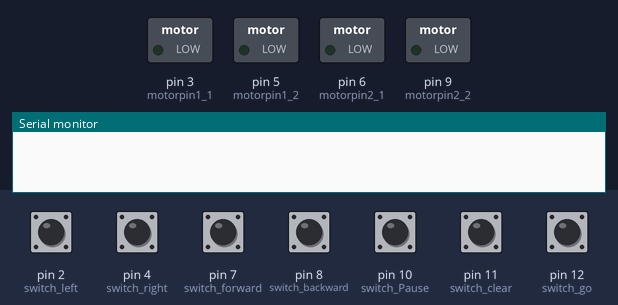
Bench run of a sketch on a simulated Arduino Uno, built with avr-gcc and run on an emulated ATmega328P. On the bench: switched loads named in the sketch (green lamp = pin HIGH), the last lines printed to the serial monitor. The test bench sets the inputs (shaded band); at power-on: pin 2 (switch_left), pin 4 (switch_right), pin 7 (switch_forward), pin 8 (switch_backward), pin 11 (switch_clear), pin 12 (switch_go) HIGH, pin 10 (switch_Pause) LOW.

Above: at 1.3 s.
1.4 s: pin 2 (switch_left) pulled LOW for 0.3 s
3.2 s: pin 12 (switch_go) pulled LOW for 0.3 s
At 3.6 s:
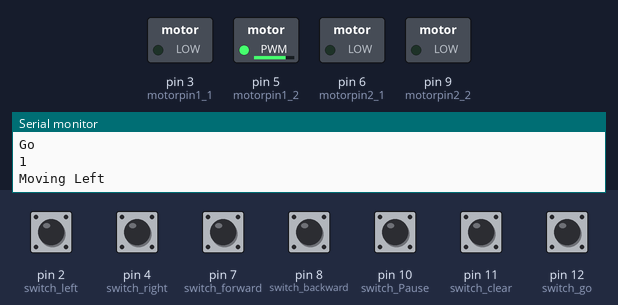
6.2 s: pin 4 (switch_right) pulled LOW for 0.3 s
8.0 s: pin 12 (switch_go) pulled LOW for 1 s
At 11.0 s:
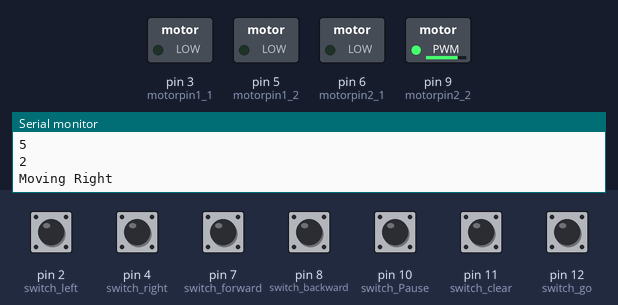
12.0 s: pin 7 (switch_forward) pulled LOW for 0.3 s
13.8 s: pin 12 (switch_go) pulled LOW for 0.3 s
At 18.3 s:
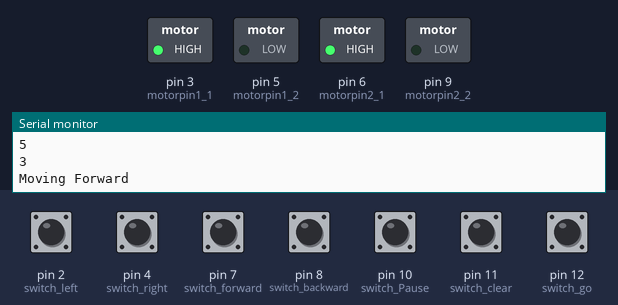
Timing chart, 0 to 20.0 s (numbered marks = the images above; inputs shaded):
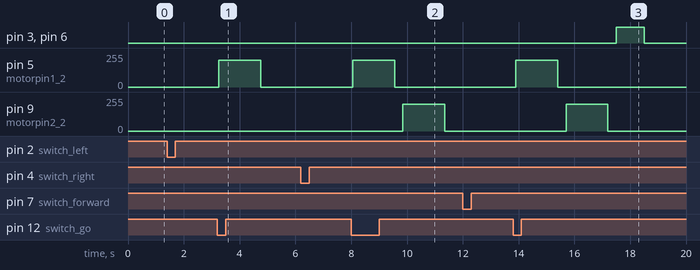

Measured:
- after the input at 3.2 s, pin 5 (motorpin1_2): 0/255 → 200/255 after 0.05 s, → 0/255 1.5 s later
- after the input at 8.0 s, pin 5 (motorpin1_2): 0/255 → 200/255 after 0.05 s, → 0/255 1.5 s later; pin 9 (motorpin2_2): 0/255 → 200/255 after 1.9 s, → 0/255 1.5 s later
- after the input at 13.8 s, pin 3 (motorpin1_1), pin 6 (motorpin2_1): LOW → HIGH after 3.7 s, → LOW 1.0 s later; pin 5 (motorpin1_2): 0/255 → 200/255 after 0.10 s, → 0/255 1.5 s later; pin 9 (motorpin2_2): 0/255 → 200/255 after 1.9 s, → 0/255 1.5 s later

The sketch:

beebot_robospecies.ino
```cpp
/**********************
 *declare DC motor pins
 **********************/
int motorpin1_1 = 3;
int motorpin1_2 = 5;
int motorpin2_1 = 6;
int motorpin2_2 = 9;
/**********************
 * declare switches
 **********************/
int switch_left = 2;
int switch_right = 4;
int switch_forward = 7;
int switch_backward = 8;
int switch_go = 12;
int switch_Pause = 10;
int switch_clear = 11;

/***************************
 * declare global variables
 **************************/
 bool goRight = 0;
 bool goLeft = 0;
 bool goForward = 0;
 bool goBackward = 0;
 bool LeftStep = 0;
 bool RightStep = 0;
 bool ForwardStep = 0;
 bool ReverseStep = 0;
 bool GoStep = 0;
 bool PauseStep = 0;
 bool ClearStep = 0;
 bool motionFlag = 0;
 int Left_Count = 0;
 long int priorityValue[50];
 int i = 0;
 int switchFlag = 0;
 int steps = 0;
/***************
 * servo motor library call
 **************/

long int switchValue = 0;
/********************
 * function void setup
 * All the declaration and pin defination is done in this
 *******************/
void setup()
{
  Serial.begin(9600);
  pinMode(motorpin1_1,OUTPUT);
  pinMode(motorpin1_2,OUTPUT);
  pinMode(motorpin2_1,OUTPUT);
  pinMode(motorpin2_2,OUTPUT);

  pinMode(switch_left,INPUT);
  pinMode(switch_right,INPUT);
  pinMode(switch_forward,INPUT);
  pinMode(switch_backward,INPUT);
  pinMode(switch_go,INPUT);
  pinMode(switch_Pause,INPUT);
  pinMode(switch_clear,INPUT);

}// end of void setup()

void loop()
{

  switchValue = readswitches();

  if(switchFlag == 1)
  {

    priorityValue[i] = switchValue;
    i++;
    steps = i;
    switchFlag = 0;
  }// end of for(int i = 0;i<8;i++)

  switch(switchValue)
  {
    case 1:
            Left();
            break;
    case 2:
            Right();
            break;
    case 3:
            Forward();
            break;
    case 4:
            Backward();
            break;
    case 5:
            Go();
            break;
    case 6:
            Pause();
            break;
    case 7:
            Clear();
            break;
    default :
           break;

  }// end of switch(switchValue)

delay(250);

}// end of void loop()

/********************************************
 * motion function is used to move the
 * mouse according to the given direction
 ********************************************/
void Motion(int x)
{
  while(motionFlag == 1)
  {
       switch(x)
  {
    case 1:
            goLeft = 1;
            Left();
            break;
    case 2:
            goRight = 1;
            Right();
            break;
    case 3:
            goForward = 1;
            Forward();
            break;
    case 4:
            goBackward = 1;
            Backward();
            break;

    default :
           break;

  }// end of switch(switchValue)

  motionFlag = 0;
  }// end of while(1)

}// end of void motion(int x)

/**********************************************************
 * unsigned int readswitches() function is used to read switches
 * to set mouse movements and direction
 *************************************************************/
unsigned int readswitches()
{

  LeftStep = digitalRead(switch_left);
  RightStep = digitalRead(switch_right);
  ForwardStep = digitalRead(switch_forward);
  ReverseStep = digitalRead(switch_backward);
  GoStep = digitalRead(switch_go);
  PauseStep = digitalRead(switch_Pause);
  ClearStep = digitalRead(switch_clear);

  int x;

  if(LeftStep == 0)
  {
    switchFlag = 1;
    x = 1;

  }
  else if(RightStep == 0)
  {
    switchFlag = 1;
    x = 2;

  }
  else if(ForwardStep == 0)
  {
    switchFlag = 1;
    x = 3;

  }
  else if(ReverseStep == 0)
  {
    switchFlag = 1;
    x = 4;
  }
  else if(GoStep == 0)
  {
    switchFlag = 1;
    x = 5;
  }
  else if(PauseStep == 1)
  {
    switchFlag = 1;
    x = 6;
  }
  else if(ClearStep == 0)
  {
    switchFlag = 1;
    x = 7;
  }

  return x;
} // end of bool readswitches()

/**************************************
 * void left function to move left direction
 ***************************************/
void Left()
{

  if(goLeft == 1)
  {
    Serial.println("Moving Left");
    analogWrite(motorpin1_2,200);
    //analogWrite(motorpin2_2,200);
      delay(1500);
  }
  else
  Serial.println("Left");

  analogWrite(motorpin1_2,0);
}// end of void Left(int Left_count)

/**************************************
 * void Right function to move Right direction
 ***************************************/
void Right()
{

  if(goRight == 1)
  {
    Serial.println("Moving Right");
    analogWrite(motorpin2_2,200);
      delay(1500);
  }
  else
  Serial.println("Right");

  analogWrite(motorpin2_2,0);
}// end of void Right()

void Forward()
{

  if(goForward == 1)
  {
    Serial.println("Moving Forward");
    digitalWrite(motorpin1_1,HIGH);
    digitalWrite(motorpin2_1,HIGH);
    delay(1000);
  }
  else
  Serial.println("Forward");

    digitalWrite(motorpin1_1,LOW);
    digitalWrite(motorpin2_1,LOW);
}
void Backward()
{

  if(goBackward == 1)
  {
    Serial.println("Moving Backward");
    digitalWrite(motorpin1_2,HIGH);
    digitalWrite(motorpin2_2,HIGH);
    motionFlag = 0;
    delay(1000);
  }
  else
  Serial.println("Backward");

    digitalWrite(motorpin1_2,LOW);
    digitalWrite(motorpin2_2,LOW);
}

void Go()
{
  i = 0;
  Serial.println("Go ");
    while(i<steps)
    {

      Serial.println(priorityValue[i]);
      int j = priorityValue[i];
      motionFlag = 1;
      Motion(j);
      i++;
      delay(150);

    }

}
void Pause()
{

}

void Clear()
{
  steps = 0;

}
```
